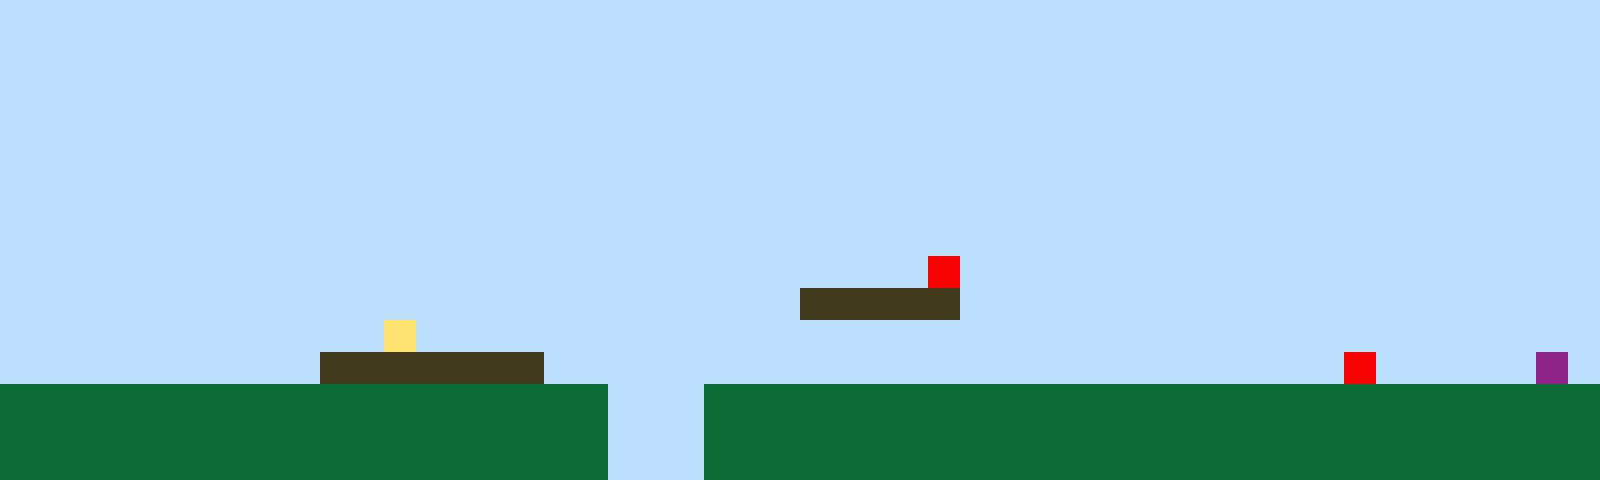

Below is a game level as drawn by its tile map, then a one-line description and the .tmx file that defines it, in full:
An orthogonal 50x15 tile map with 32x32 px tiles, 1 tile layer (Tile Layer 1).

<map version="1.10" tiledversion="1.11.2" orientation="orthogonal" renderorder="right-up" width="50" height="15" tilewidth="32" tileheight="32" infinite="0" nextlayerid="2" nextobjectid="1"><editorsettings><export target="map1.csv" format="csv" /></editorsettings><tileset firstgid="1" name="sprites" tilewidth="32" tileheight="32" tilecount="6" columns="3"><image source="sprites.png" width="96" height="64" /></tileset><layer id="1" name="Tile Layer 1" width="50" height="15"><data encoding="csv">1,1,1,1,1,1,1,1,1,1,1,1,1,1,1,1,1,1,1,1,1,1,1,1,1,1,1,1,1,1,1,1,1,1,1,1,1,1,1,1,1,1,1,1,1,1,1,1,1,1,1,1,1,1,1,1,1,1,1,1,1,1,1,1,1,1,1,1,1,1,1,1,1,1,1,1,1,1,1,1,1,1,1,1,1,1,1,1,1,1,1,1,1,1,1,1,1,1,1,1,1,1,1,1,1,1,1,1,1,1,1,1,1,1,1,1,1,1,1,1,1,1,1,1,1,1,1,1,1,1,1,1,1,1,1,1,1,1,1,1,1,1,1,1,1,1,1,1,1,1,1,1,1,1,1,1,1,1,1,1,1,1,1,1,1,1,1,1,1,1,1,1,1,1,1,1,1,1,1,1,1,1,1,1,1,1,1,1,1,1,1,1,1,1,1,1,1,1,1,1,1,1,1,1,1,1,1,1,1,1,1,1,1,1,1,1,1,1,1,1,1,1,1,1,1,1,1,1,1,1,1,1,1,1,1,1,1,1,1,1,1,1,1,1,1,1,1,1,1,1,1,1,1,1,1,1,1,1,1,1,1,1,1,1,1,1,1,1,1,1,1,1,1,1,1,1,1,1,1,1,1,1,1,1,1,1,1,1,1,1,1,1,1,1,1,1,1,1,1,1,1,1,1,1,1,1,1,1,1,1,1,1,1,1,1,1,1,1,1,1,1,1,1,1,1,1,1,1,1,1,1,1,1,1,1,1,1,1,1,1,1,1,1,1,1,1,1,1,1,1,1,1,1,1,1,1,1,1,1,1,1,1,1,1,1,1,1,1,1,1,1,1,1,1,1,1,1,1,1,1,1,1,1,1,1,1,1,1,1,1,1,1,1,1,1,1,1,1,1,1,1,1,1,1,1,1,1,1,1,1,1,1,1,1,1,1,1,1,1,1,1,1,1,1,1,1,1,1,1,5,1,1,1,1,1,1,1,1,1,1,1,1,1,1,1,1,1,1,1,1,1,1,1,1,1,1,1,1,1,1,1,1,1,1,1,1,1,1,1,1,1,1,1,1,1,3,3,3,3,3,1,1,1,1,1,1,1,1,1,1,1,1,1,1,1,1,1,1,1,1,1,1,1,1,1,1,1,1,1,1,1,1,4,1,1,1,1,1,1,1,1,1,1,1,1,1,1,1,1,1,1,1,1,1,1,1,1,1,1,1,1,1,1,1,1,1,1,1,1,1,1,1,1,1,1,1,1,1,1,1,3,3,3,3,3,3,3,1,1,1,1,1,1,1,1,1,1,1,1,1,1,1,1,1,1,1,1,1,1,1,1,1,5,1,1,1,1,1,6,1,2,2,2,2,2,2,2,2,2,2,2,2,2,2,2,2,2,2,2,1,1,1,2,2,2,2,2,2,2,2,2,2,2,2,2,2,2,2,2,2,2,2,2,2,2,2,2,2,2,2,2,2,2,2,2,2,2,2,2,2,2,2,2,2,2,2,2,2,2,1,1,1,2,2,2,2,2,2,2,2,2,2,2,2,2,2,2,2,2,2,2,2,2,2,2,2,2,2,2,2,2,2,2,2,2,2,2,2,2,2,2,2,2,2,2,2,2,2,2,1,1,1,2,2,2,2,2,2,2,2,2,2,2,2,2,2,2,2,2,2,2,2,2,2,2,2,2,2,2,2</data></layer></map>
